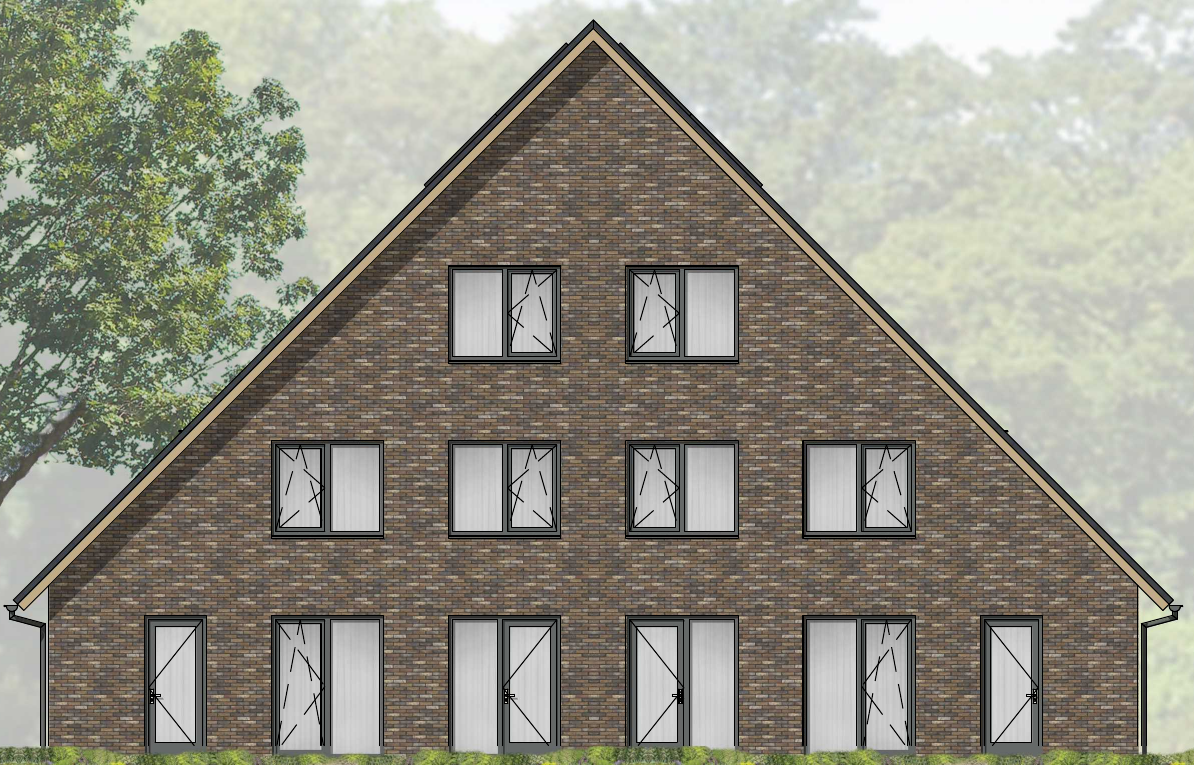
#> input picture Data_nest_uitgesneden/half_vrijstaand_type_e (1).png, 1194 x 765 px, found by its file name
$ jupyter execute morfologische_sluiting_detectie.ipynb
#> lines starting #> are read from the running program, lines starting #| are printed output that depends on the picture; after the words box and inside, x2 and y2 are one past the last pixel; in counts of white or black regions, pixels touching at a corner belong together
#### Importeer bibliotheken

[cell 1]
import cv2
import matplotlib.pyplot as plt
import numpy as np

#### Laad de geveltekening in
De afbeelding wordt geladen met alpha-kanaal als dat beschikbaar is. De afmetingen worden weergegeven

[cell 2]
# Lees de afbeelding in zonder wijzigingen (inclusief alpha-kanaal als dat bestaat)
img = cv2.imread(r"Data_nest_uitgesneden\Data_nest_uitgesneden\half_vrijstaand_type_e (1).png", cv2.IMREAD_UNCHANGED)
#> img is the input picture: shape (765, 1194, 3); mean B, G, R 133, 145.2, 146.9
print(f"Afbeelding geladen. Formaat: {img.shape}")
#| Afbeelding geladen. Formaat: (765, 1194, 3)

# # # Lees de afbeelding in zonder wijzigingen (inclusief alpha-kanaal als dat bestaat)
# img = cv2.imread(r"Data_nest_uitgesneden\rug_rug (4).png", cv2.IMREAD_UNCHANGED)
# print(f"Afbeelding geladen. Formaat: {img.shape}")

#### Toon de originele geveltekening

[cell 3]
img_rgb = cv2.cvtColor(img, cv2.COLOR_BGR2RGB) # Zet BGR naar RGB om correct weer te geven met matplotlib
# Toon de originele afbeelding
plt.imshow(img_rgb)
plt.title("Originele Geveltekening")
plt.axis('off')
plt.show()

#### Zet om naar grijswaarden
Voor randdetectie is kleurinformatie niet nodig; grijswaarden zijn voldoende

[cell 4]
gray = cv2.cvtColor(img, cv2.COLOR_BGR2GRAY)

plt.imshow(gray, cmap='gray')
plt.title("Grijswaardenversie")
plt.axis('off')
plt.show()

#### Gaussian Blur om ruis te verwijderen
Verzacht het beeld, zodat de randdetectie betrouwbaarder wordt

[cell 5]
blur = cv2.GaussianBlur(gray, (13, 13), 2.2)

plt.imshow(blur, cmap='gray')
plt.title("Na Gaussian Blur")
plt.axis('off')
plt.show()

#### Voer Canny-randdetectie uit
Zoek naar sterke gradiënten (overgangen), die doorgaans randen aanduiden

[cell 6]
edges = cv2.Canny(blur, 50, 150)
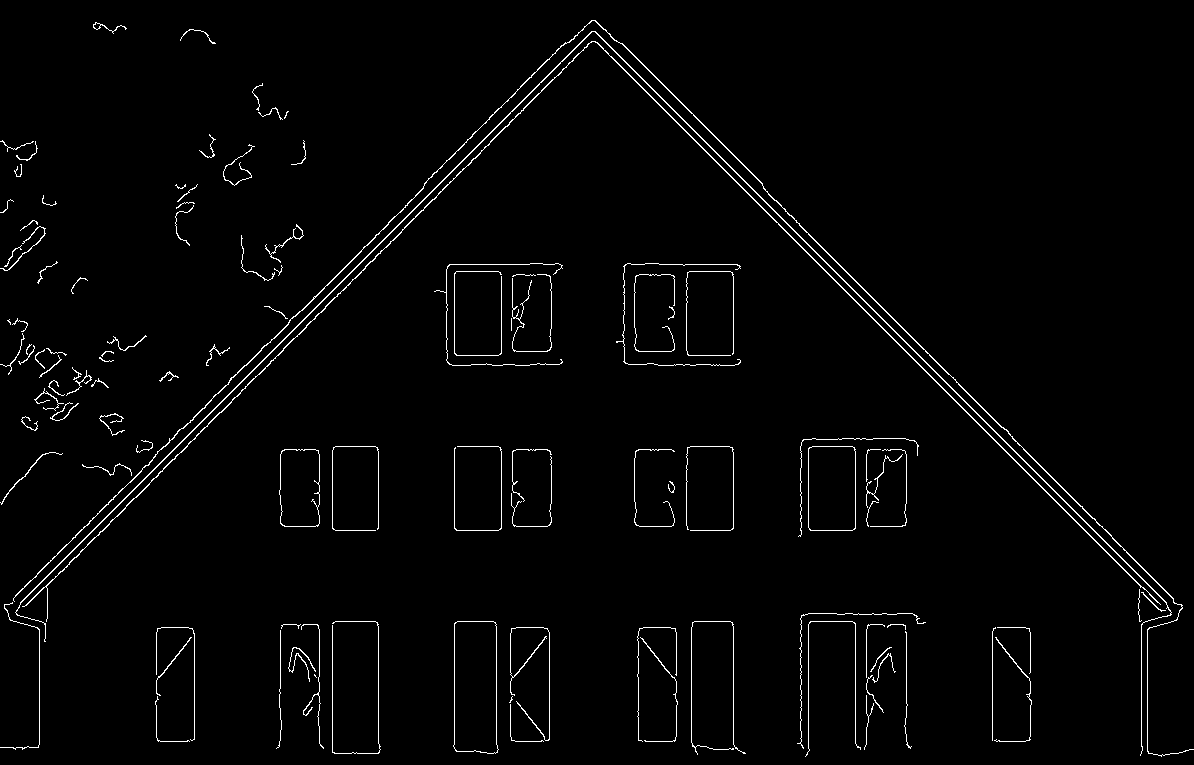
#> edges: shape (765, 1194); 2% white in thin lines or dots

plt.imshow(edges, cmap='gray')
plt.title("Canny Randen")
plt.axis('off')
plt.show()

#### Voer morfologische sluiting uit
Deze stap helpt om onderbroken randen te verbinden en kleine gaten te vullen

#### Effect van Morfologische Sluiting
- Doel: Vult gaten en verwijdert inkepingen in randen.

- Kernel: np.ones((30, 30), np.uint8)
Een matrix van 30x30 enen (vierkant structuurelement).

- Grootte-effect:

    - Grote kernels vullen grotere gaten.

    - Kleine kernels behouden details.

[cell 7]
# # Morfologische sluiting om gaten te vullen
kernel = np.ones((50, 50), np.uint8) # kernel: Een structurerend element dat bepaalt hoe de operatie wordt toegepast. In dit geval is het een vierkante kernel van 30×30 pixels.

closed = cv2.morphologyEx(edges, cv2.MORPH_CLOSE, kernel) #MORPH_CLOSE:Dit specificeert het type morfologische operatie dat we willen uitvoeren, in dit geval 'sluiting' (closing).
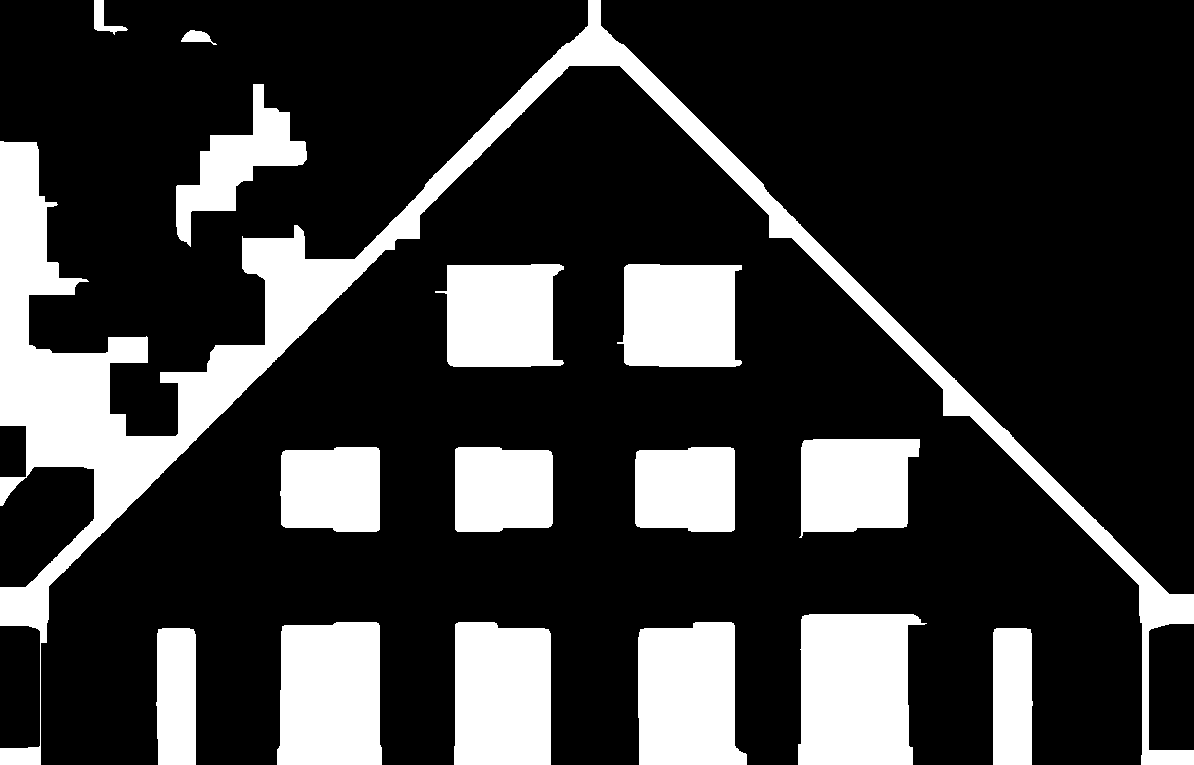
#> closed: shape (765, 1194); 22.1% white; 16 white regions
# # print(closed)
plt.imshow(closed, cmap='gray')
plt.title("Canny Randen")
plt.axis('off')
plt.show()

#### Contourdetectie en objectclassificatie
We vinden de contouren van objecten in de afbeelding (zoals ramen en deuren), bepalen hun grootte en aspect ratio en classificeren ze. Objecten worden met rechthoeken en labels op de afbeelding getekend.

[cell 8]
# Vind contouren
contours, _ = cv2.findContours(closed, cv2.RETR_EXTERNAL, cv2.CHAIN_APPROX_SIMPLE)
#> contours = 16 contours; largest, box (x1, y1, x2, y2) and area: (0, 0, 1194, 765) 66616, (798, 614, 927, 765) 16197, (277, 622, 382, 765) 13908, (638, 622, 747, 765) 13396, (454, 622, 551, 765) 13174

# Kopie van de originele RGB afbeelding om rechthoeken op te tekenen
output_img = img_rgb.copy()


# Bepaal eerst de grootste contour
largest_cnt = max(contours, key=lambda c: cv2.boundingRect(c)[2] * cv2.boundingRect(c)[3])
#> largest_cnt = contour of 578 points, box (x1, y1, x2, y2) (0, 0, 1194, 765), area 66616

largest_area = cv2.boundingRect(largest_cnt)[2] * cv2.boundingRect(largest_cnt)[3]
#> largest_area = 913410
min_area_deur = 5000
max_area_deur = 20000
min_area_raam = 1000
max_area_raam = 5000

for cnt in contours:
    x, y, w, h = cv2.boundingRect(cnt)
    area = w * h
    aspect_ratio = w / h if h != 0 else 0


    if cnt is largest_cnt:
        label = "Huis"
        color = (0, 200, 255)  # blauw
    elif min_area_deur < area < max_area_deur:
        label = "Deur"
        color = (0, 255, 0)  # groen
    elif min_area_raam < area < max_area_raam:
        label = "Raam"
        color = (255, 165, 0)  # oranje
    else:
        continue  # negeer kleine objecten

    # Teken rechthoek en label
    cv2.rectangle(output_img, (x, y), (x + w, y + h), color, 3)
    cv2.putText(output_img, label, (x, y - 10), cv2.FONT_HERSHEY_SIMPLEX, 0.9, color, 2)
#> this loop made 16 passes
#> (x, y, w, h, area, aspect_ratio, label, color) on passes 1 to 8: (993, 628, 40, 137, 5480, 0.292, 'Deur', (0, 255, 0)), (156, 628, 40, 137, 5480, 0.292, 'Deur', (0, 255, 0)), (638, 622, 109, 143, 15587, 0.762, 'Deur', (0, 255, 0)), (454, 622, 97, 143, 13871, 0.678, 'Deur', (0, 255, 0)), (277, 622, 105, 143, 15015, 0.734, 'Deur', (0, 255, 0)), (798, 614, 129, 151, 19479, 0.854, 'Deur', (0, 255, 0)), (635, 447, 100, 85, 8500, 1.18, 'Deur', (0, 255, 0)), (455, 447, 98, 85, 8330, 1.15, 'Deur', (0, 255, 0))
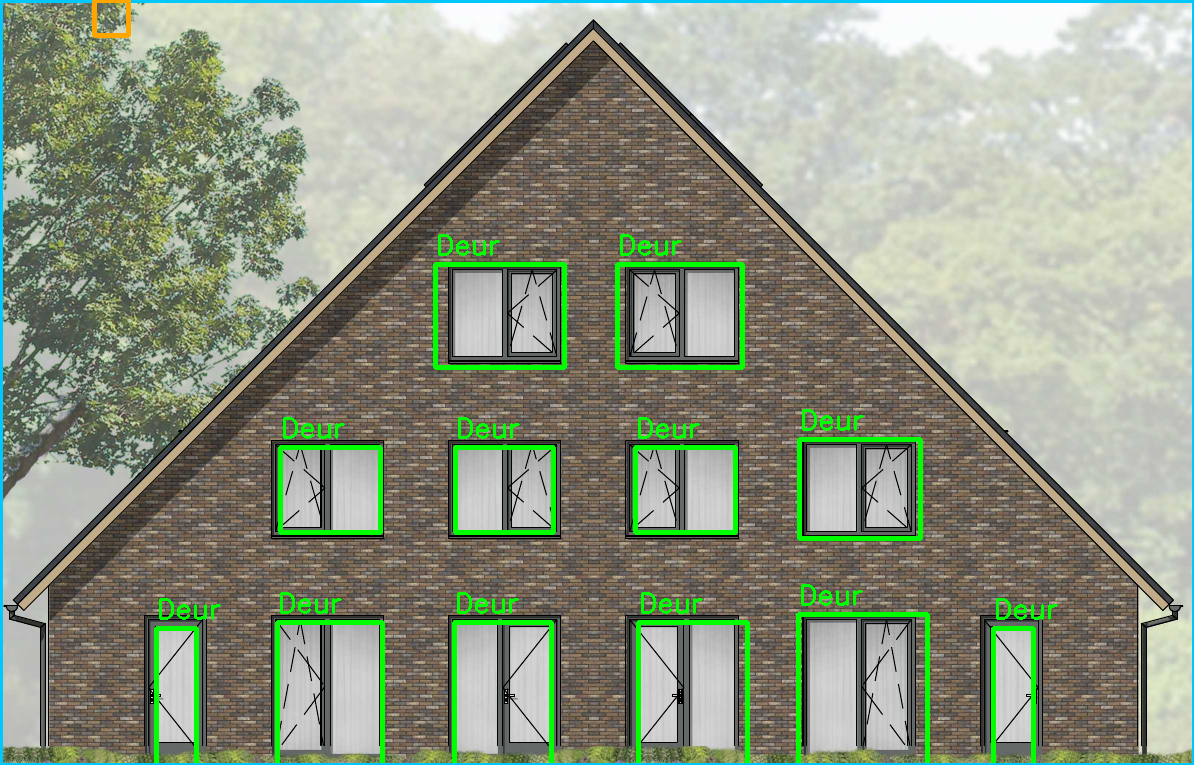
#> output_img: shape (765, 1194, 3); mean R, G, B 141.8, 150.3, 130.9

# Toon resultaat
plt.figure(figsize=(10, 10))
plt.imshow(output_img)
plt.title("Gedetecteerde Objecten")
plt.axis('off')
plt.show()

#### Voorbeeld
Effect van Morfologische sluiting op vormdetectie

[cell 9]
# Stap 1: Maak een testafbeelding met rechthoeken en cirkels
img = np.zeros((400, 400), dtype=np.uint8)

# Teken witte vormen
cv2.rectangle(img, (50, 50), (150, 150), 255, -1)    # Vierkant (want breedte=hoogte)
#> img: shape (400, 400); 6.4% white; 1 white region, box (x1, y1, x2, y2) and area: (50, 50, 151, 151) 10201
cv2.rectangle(img, (200, 50), (300, 200), 255, -1)   # Rechthoek
cv2.circle(img, (100, 300), 40, 255, -1)             # Grote cirkel (wit)

# Onregelmatige vierhoek
pts = np.array([[250, 200], [320, 240], [310, 340], [210, 330]], np.int32)
pts = pts.reshape((-1, 1, 2))
cv2.fillPoly(img, [pts], 255)

# Voeg gaten toe in alle vormen (zwarte cirkels)
cv2.circle(img, (100, 100), 20, 0, -1)     # Gat in vierkant
cv2.circle(img, (250, 225), 25, 0, -1)     # Gat in rechthoek
cv2.circle(img, (265, 270), 15, 0, -1)     # Gat in vierhoek
cv2.circle(img, (100, 300), 15, 0, -1)     # Gat in grote cirkel
#> img: shape (400, 400); 23.2% white; 4 white regions, box (x1, y1, x2, y2) and area: (200, 50, 301, 201) 15250, (50, 50, 151, 151) 8944, (210, 213, 321, 341) 8562, (60, 260, 141, 341) 4316

# Toon de originele afbeelding (zonder tekst)
plt.figure(figsize=(12, 4))
plt.subplot(1, 3, 1)
plt.imshow(img, cmap='gray', vmin=0, vmax=255)
plt.title("1. Origineel (met gaten)")
plt.axis('off')

# Stap 2: Morfologische sluiting
kernel = np.ones((25, 40), np.uint8)
img_closed = cv2.morphologyEx(img, cv2.MORPH_CLOSE, kernel)
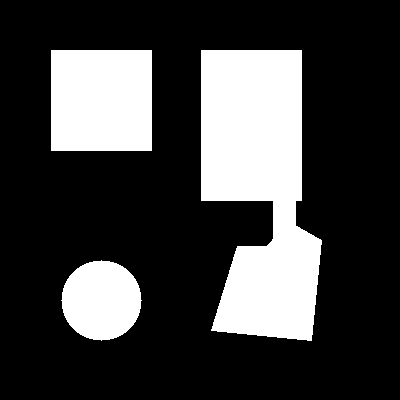
#> img_closed: shape (400, 400); 25.2% white; 3 white regions, box (x1, y1, x2, y2) and area: (201, 50, 322, 341) 25076, (51, 50, 152, 151) 10201, (61, 260, 142, 341) 5025

plt.subplot(1, 3, 2)
plt.imshow(img_closed, cmap='gray', vmin=0, vmax=255)
plt.title("2. Na Morfsluiting (gaten dicht)")
plt.axis('off')

# Stap 3: Detecteer en label rechthoeken (zonder tekstlabels)
output_detected = cv2.cvtColor(img_closed, cv2.COLOR_GRAY2BGR)
#> output_detected: shape (400, 400, 3); 25.2% white; 3 white regions
contours, _ = cv2.findContours(img_closed, cv2.RETR_EXTERNAL, cv2.CHAIN_APPROX_SIMPLE)
#> contours = 3 contours; box (x1, y1, x2, y2) and area: (201, 50, 322, 341) 24632, (51, 50, 152, 151) 10000, (61, 260, 142, 341) 4912

for cnt in contours:
    approx = cv2.approxPolyDP(cnt, 0.02 * cv2.arcLength(cnt, True), True)
    x, y, w, h = cv2.boundingRect(cnt)

    if len(approx) == 4 and w * h > 1000:
        # Teken alleen de bounding box zonder label
        cv2.rectangle(output_detected, (x, y), (x+w, y+h), (0, 255, 0), 2)
#> this loop made 3 passes
#> (x, y, w, h) on passes 1 to 2: (61, 260, 81, 81), (201, 50, 121, 291)
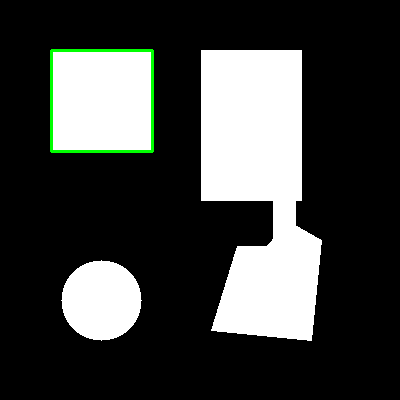
#> output_detected: shape (400, 400, 3); mean B, G, R 63.3, 65.2, 63.3

plt.subplot(1, 3, 3)
plt.imshow(cv2.cvtColor(output_detected, cv2.COLOR_BGR2RGB))
plt.title("3. Gedetecteerde Rechthoeken/Vierkanten")
plt.axis('off')

plt.tight_layout()
plt.show()

$ run again, with Data_nest_uitgesneden/half_vrijstaand_type_e (2).png copied over Data_nest_uitgesneden/half_vrijstaand_type_e (1).png
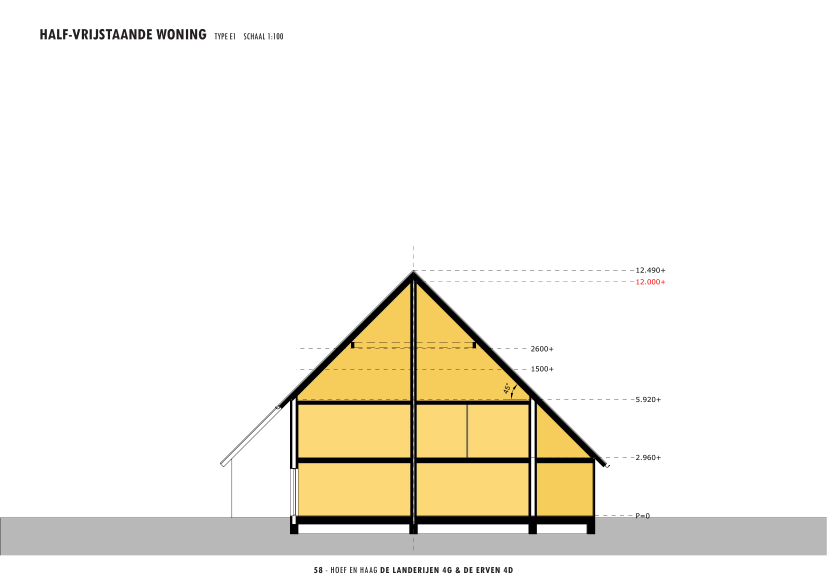
#> input picture Data_nest_uitgesneden/half_vrijstaand_type_e (2).png, 2481 x 1754 px, found by its file name (shown at 1/3 size)
#> img is the input picture: shape (1754, 2481, 3); mean B, G, R 231.6, 240.5, 243.8
#| Afbeelding geladen. Formaat: (1754, 2481, 3)
#> `edges = cv2.Canny(blur, 50, 150)`:
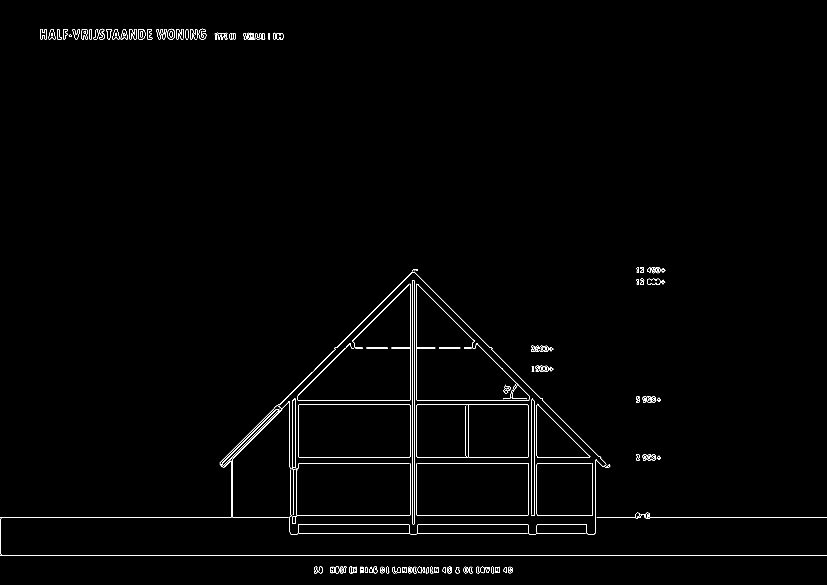
#> edges: shape (1754, 2481) (shown at 1/3 size); 0.7% white in thin lines or dots
#> `closed = cv2.morphologyEx(edges, cv2.MORPH_CLOSE, kernel) #MORPH_CLOSE..`:
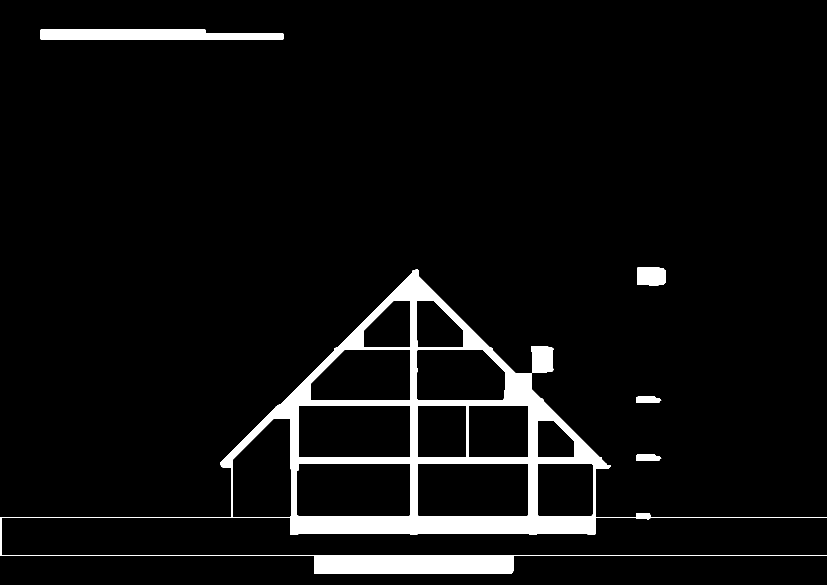
#> closed: shape (1754, 2481) (shown at 1/3 size); 5.3% white; 6 white regions
#> `contours, _ = cv2.findContours(closed, cv2.RETR_EXTERNAL, cv2.CHAIN_AP..`: contours = 6 contours; box (x1, y1, x2, y2) and area: (0, 809, 2481, 1721) 590024, (122, 87, 851, 120) 19498, (1594, 1038, 1662, 1117) 4670, (1911, 802, 1998, 856) 4321, (1909, 1190, 1984, 1209) 1180, (1909, 1364, 1984, 1383) 1162
#> largest_cnt = contour of 177 points, box (x1, y1, x2, y2) (0, 809, 2481, 1721), area 590024
#> largest_area = 2262672
#> the loop `for cnt in contours:` made 6 passes
#> (x, y, w, h, area, aspect_ratio, label, color) on passes 1 to 5: (1909, 1364, 75, 19, 1425, 3.95, 'Raam', (255, 165, 0)), (1909, 1190, 75, 19, 1425, 3.95, 'Raam', (255, 165, 0)), (1594, 1038, 68, 79, 5372, 0.861, 'Deur', (0, 255, 0)), (0, 809, 2481, 912, 2262672, 2.72, 'Huis', (0, 200, 255)), (1911, 802, 87, 54, 4698, 1.61, 'Raam', (255, 165, 0))
#> img_closed: shape (400, 400); 25.2% white; 3 white regions, box (x1, y1, x2, y2) and area: (201, 50, 322, 341) 25076, (51, 50, 152, 151) 10201, (61, 260, 142, 341) 5025
#> `contours, _ = cv2.findContours(img_closed, cv2.RETR_EXTERNAL, cv2.CHAI..`: contours = 3 contours; box (x1, y1, x2, y2) and area: (201, 50, 322, 341) 24632, (51, 50, 152, 151) 10000, (61, 260, 142, 341) 4912
#> the loop `for cnt in contours:` made 3 passes
#> (x, y, w, h) on passes 1 to 2: (61, 260, 81, 81), (201, 50, 121, 291)
